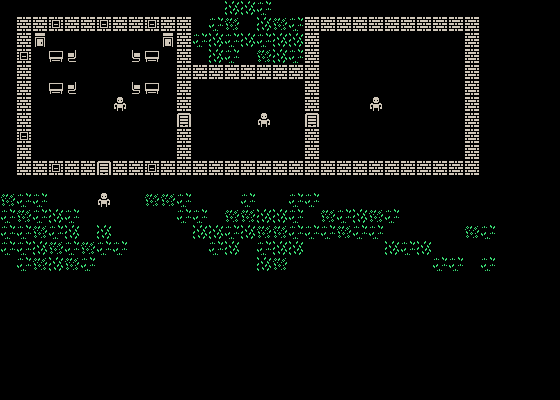

A 2D game scene composited from a Tiled map and its tileset images. What follows is a short description and the map's XML, with every tile layer's data as written:
An orthogonal 35x25 tile map with 16x16 px tiles, 2 tile layers (level, entities).

<map version="1.8" tiledversion="1.8.6" orientation="orthogonal" renderorder="left-up" width="35" height="25" tilewidth="16" tileheight="16" infinite="0" backgroundcolor="#000000" nextlayerid="7" nextobjectid="3">
 <tileset firstgid="1" source="kenney_tileset.tsx" />
 <layer id="1" name="level" width="35" height="25">
  <data encoding="csv">
0,0,0,0,0,0,0,0,0,0,0,0,0,0,8,8,6,0,0,0,0,0,0,0,0,0,0,0,0,0,0,0,0,0,0,
0,844,844,845,844,844,845,844,844,845,844,844,0,6,7,0,8,7,6,844,844,844,844,844,844,844,844,844,844,844,0,0,0,0,0,
0,844,356,0,0,0,0,0,0,0,356,844,6,8,6,8,6,8,8,844,0,0,0,0,0,0,0,0,0,844,0,0,0,0,0,
0,845,0,457,2147484101,0,0,0,453,457,0,844,0,8,6,0,7,8,6,844,0,0,0,0,0,0,0,0,0,844,0,0,0,0,0,
0,844,0,0,0,0,0,0,0,0,0,844,844,844,844,844,844,844,844,844,0,0,0,0,0,0,0,0,0,844,0,0,0,0,0,
0,844,0,457,2147484101,0,0,0,453,457,0,844,0,0,0,0,0,0,0,844,0,0,0,0,0,0,0,0,0,844,0,0,0,0,0,
0,844,0,0,0,0,0,0,0,0,0,844,0,0,0,0,0,0,0,844,0,0,0,0,0,0,0,0,0,844,0,0,0,0,0,
0,844,0,0,0,0,0,0,0,0,0,498,0,0,0,0,0,0,0,498,0,0,0,0,0,0,0,0,0,844,0,0,0,0,0,
0,845,0,0,0,0,0,0,0,0,0,844,0,0,0,0,0,0,0,844,0,0,0,0,0,0,0,0,0,844,0,0,0,0,0,
0,844,0,0,0,0,0,0,0,0,0,844,0,0,0,0,0,0,0,844,0,0,0,0,0,0,0,0,0,844,0,0,0,0,0,
0,844,844,845,844,844,498,844,844,845,844,844,844,844,844,844,844,844,844,844,844,844,844,844,844,844,844,844,844,844,0,0,0,0,0,
0,0,0,0,0,0,0,0,0,0,0,0,0,0,0,0,0,0,0,0,0,0,0,0,0,0,0,0,0,0,0,0,0,0,0,
7,6,6,0,0,0,0,0,0,7,7,6,0,0,0,6,0,0,6,6,0,0,0,0,0,0,0,0,0,0,0,0,0,0,0,
6,7,6,8,6,0,0,0,0,0,0,6,6,0,7,7,8,8,6,0,7,6,8,7,6,0,0,0,0,0,0,0,0,0,0,
6,6,7,6,8,0,8,0,0,0,0,0,8,8,6,8,7,7,6,6,6,7,6,6,0,0,0,0,0,7,6,0,0,0,0,
6,6,8,7,6,7,6,6,0,0,0,0,0,6,8,0,6,8,8,0,0,0,0,0,8,6,8,0,0,0,0,0,0,0,0,
0,6,7,8,7,6,0,0,0,0,0,0,0,0,0,0,8,7,0,0,0,0,0,0,0,0,0,6,6,0,6,0,0,0,0,
0,0,0,0,0,0,0,0,0,0,0,0,0,0,0,0,0,0,0,0,0,0,0,0,0,0,0,0,0,0,0,0,0,0,0,
0,0,0,0,0,0,0,0,0,0,0,0,0,0,0,0,0,0,0,0,0,0,0,0,0,0,0,0,0,0,0,0,0,0,0,
0,0,0,0,0,0,0,0,0,0,0,0,0,0,0,0,0,0,0,0,0,0,0,0,0,0,0,0,0,0,0,0,0,0,0,
0,0,0,0,0,0,0,0,0,0,0,0,0,0,0,0,0,0,0,0,0,0,0,0,0,0,0,0,0,0,0,0,0,0,0,
0,0,0,0,0,0,0,0,0,0,0,0,0,0,0,0,0,0,0,0,0,0,0,0,0,0,0,0,0,0,0,0,0,0,0,
0,0,0,0,0,0,0,0,0,0,0,0,0,0,0,0,0,0,0,0,0,0,0,0,0,0,0,0,0,0,0,0,0,0,0,
0,0,0,0,0,0,0,0,0,0,0,0,0,0,0,0,0,0,0,0,0,0,0,0,0,0,0,0,0,0,0,0,0,0,0,
0,0,0,0,0,0,0,0,0,0,0,0,0,0,0,0,0,0,0,0,0,0,0,0,0,0,0,0,0,0,0,0,0,0,0
</data>
 </layer>
 <layer id="6" name="entities" width="35" height="25">
  <data encoding="csv">
0,0,0,0,0,0,0,0,0,0,0,0,0,0,0,0,0,0,0,0,0,0,0,0,0,0,0,0,0,0,0,0,0,0,0,
0,0,0,0,0,0,0,0,0,0,0,0,0,0,0,0,0,0,0,0,0,0,0,0,0,0,0,0,0,0,0,0,0,0,0,
0,0,0,0,0,0,0,0,0,0,0,0,0,0,0,0,0,0,0,0,0,0,0,0,0,0,0,0,0,0,0,0,0,0,0,
0,0,0,0,0,0,0,0,0,0,0,0,0,0,0,0,0,0,0,0,0,0,0,0,0,0,0,0,0,0,0,0,0,0,0,
0,0,0,0,0,0,0,0,0,0,0,0,0,0,0,0,0,0,0,0,0,0,0,0,0,0,0,0,0,0,0,0,0,0,0,
0,0,0,0,0,0,0,0,0,0,0,0,0,0,0,0,0,0,0,0,0,0,0,0,0,0,0,0,0,0,0,0,0,0,0,
0,0,0,0,0,0,0,26,0,0,0,0,0,0,0,0,0,0,0,0,0,0,0,26,0,0,0,0,0,0,0,0,0,0,0,
0,0,0,0,0,0,0,0,0,0,0,0,0,0,0,0,26,0,0,0,0,0,0,0,0,0,0,0,0,0,0,0,0,0,0,
0,0,0,0,0,0,0,0,0,0,0,0,0,0,0,0,0,0,0,0,0,0,0,0,0,0,0,0,0,0,0,0,0,0,0,
0,0,0,0,0,0,0,0,0,0,0,0,0,0,0,0,0,0,0,0,0,0,0,0,0,0,0,0,0,0,0,0,0,0,0,
0,0,0,0,0,0,0,0,0,0,0,0,0,0,0,0,0,0,0,0,0,0,0,0,0,0,0,0,0,0,0,0,0,0,0,
0,0,0,0,0,0,0,0,0,0,0,0,0,0,0,0,0,0,0,0,0,0,0,0,0,0,0,0,0,0,0,0,0,0,0,
0,0,0,0,0,0,26,0,0,0,0,0,0,0,0,0,0,0,0,0,0,0,0,0,0,0,0,0,0,0,0,0,0,0,0,
0,0,0,0,0,0,0,0,0,0,0,0,0,0,0,0,0,0,0,0,0,0,0,0,0,0,0,0,0,0,0,0,0,0,0,
0,0,0,0,0,0,0,0,0,0,0,0,0,0,0,0,0,0,0,0,0,0,0,0,0,0,0,0,0,0,0,0,0,0,0,
0,0,0,0,0,0,0,0,0,0,0,0,0,0,0,0,0,0,0,0,0,0,0,0,0,0,0,0,0,0,0,0,0,0,0,
0,0,0,0,0,0,0,0,0,0,0,0,0,0,0,0,0,0,0,0,0,0,0,0,0,0,0,0,0,0,0,0,0,0,0,
0,0,0,0,0,0,0,0,0,0,0,0,0,0,0,0,0,0,0,0,0,0,0,0,0,0,0,0,0,0,0,0,0,0,0,
0,0,0,0,0,0,0,0,0,0,0,0,0,0,0,0,0,0,0,0,0,0,0,0,0,0,0,0,0,0,0,0,0,0,0,
0,0,0,0,0,0,0,0,0,0,0,0,0,0,0,0,0,0,0,0,0,0,0,0,0,0,0,0,0,0,0,0,0,0,0,
0,0,0,0,0,0,0,0,0,0,0,0,0,0,0,0,0,0,0,0,0,0,0,0,0,0,0,0,0,0,0,0,0,0,0,
0,0,0,0,0,0,0,0,0,0,0,0,0,0,0,0,0,0,0,0,0,0,0,0,0,0,0,0,0,0,0,0,0,0,0,
0,0,0,0,0,0,0,0,0,0,0,0,0,0,0,0,0,0,0,0,0,0,0,0,0,0,0,0,0,0,0,0,0,0,0,
0,0,0,0,0,0,0,0,0,0,0,0,0,0,0,0,0,0,0,0,0,0,0,0,0,0,0,0,0,0,0,0,0,0,0,
0,0,0,0,0,0,0,0,0,0,0,0,0,0,0,0,0,0,0,0,0,0,0,0,0,0,0,0,0,0,0,0,0,0,0
</data>
 </layer>
</map>
